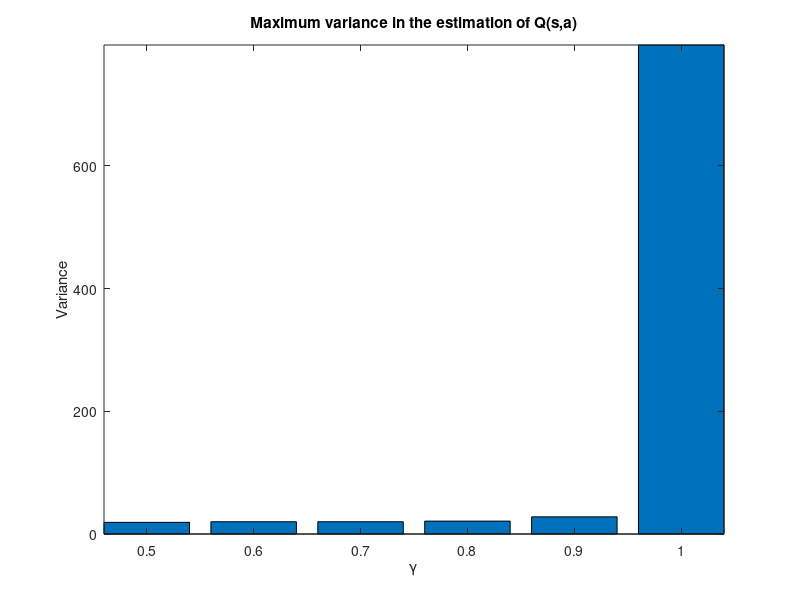

MATLAB code for this plot:
results = load('table_var');
table = results.table;

nGammas =  size(table,2);
gammas = zeros(1,nGammas);
variances = zeros(1,nGammas);
nTraces = zeros(1,nGammas);

for i = 1:nGammas
    gammas(i) = table(1,i).gamma;
    variances(i) = table(1,i).Qvar;
    nTraces(i) = table(1,i).nMean;
end

figure(1)
bar(floor(variances));
set(gca,'XTick',1:length(floor(variances)))
set(gca,'XTickLabel',gammas)
ylabel('Variance')
xlabel('\gamma')
title('Maximum variance in the estimation of Q(s,a)')
axis tight
